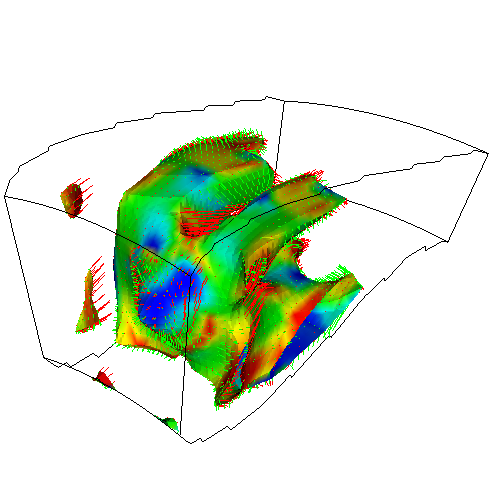

Recreate this plot in Python.
#!/usr/bin/env python

# Demonstrate vtkProgrammableAttributeDataFilter by computing the cosine
# of the angle between pressure gradient and velocity vector fields from
# a PLOT3D dataset, visualized with hedgehog glyphs and a dot product
# scalar field on a contour surface.

import math
import os

# Factory overrides
import vtkmodules.vtkInteractionStyle  # noqa: F401
import vtkmodules.vtkRenderingFreeType  # noqa: F401
import vtkmodules.vtkRenderingOpenGL2  # noqa: F401

from vtkmodules.vtkCommonCore import vtkFloatArray
from vtkmodules.vtkFiltersCore import (
    vtkContourFilter,
    vtkHedgeHog,
    vtkProbeFilter,
    vtkStructuredGridOutlineFilter,
)
from vtkmodules.vtkFiltersProgrammable import vtkProgrammableAttributeDataFilter
from vtkmodules.vtkIOParallel import vtkMultiBlockPLOT3DReader
from vtkmodules.vtkRenderingCore import (
    vtkActor,
    vtkPolyDataMapper,
    vtkRenderWindow,
    vtkRenderWindowInteractor,
    vtkRenderer,
)
from vtkmodules.vtkRenderingLOD import vtkLODActor

data_dir = os.environ.get("VPE_DATA_DIR", os.path.dirname(os.path.abspath(__file__)))

# Read the pressure gradient vector field
pl3d_gradient = vtkMultiBlockPLOT3DReader()
pl3d_gradient.SetXYZFileName(os.path.join(data_dir, "combxyz.bin"))
pl3d_gradient.SetQFileName(os.path.join(data_dir, "combq.bin"))
pl3d_gradient.SetScalarFunctionNumber(100)
pl3d_gradient.SetVectorFunctionNumber(210)
pl3d_gradient.Update()
pl3d_g_output = pl3d_gradient.GetOutput().GetBlock(0)

# Read the velocity vector field
pl3d_velocity = vtkMultiBlockPLOT3DReader()
pl3d_velocity.SetXYZFileName(os.path.join(data_dir, "combxyz.bin"))
pl3d_velocity.SetQFileName(os.path.join(data_dir, "combq.bin"))
pl3d_velocity.SetScalarFunctionNumber(100)
pl3d_velocity.SetVectorFunctionNumber(200)
pl3d_velocity.Update()
pl3d_v_output = pl3d_velocity.GetOutput().GetBlock(0)

# Contour the scalar field
contour = vtkContourFilter()
contour.SetInputData(pl3d_g_output)
contour.SetValue(0, 0.225)

# Probe gradient and velocity onto the contour surface
probe_gradient = vtkProbeFilter()
probe_gradient.SetInputConnection(contour.GetOutputPort())
probe_gradient.SetSourceData(pl3d_g_output)

probe_velocity = vtkProbeFilter()
probe_velocity.SetInputConnection(contour.GetOutputPort())
probe_velocity.SetSourceData(pl3d_v_output)

# Hedgehog for velocity field
velocity = vtkHedgeHog()
velocity.SetInputConnection(probe_velocity.GetOutputPort())
velocity.SetScaleFactor(0.0015)

# Hedgehog for pressure gradient field
pressure_gradient = vtkHedgeHog()
pressure_gradient.SetInputConnection(probe_gradient.GetOutputPort())
pressure_gradient.SetScaleFactor(0.00002)

# Programmable filter to compute dot product between the two vector fields.
# The def is required by vtkProgrammableAttributeDataFilter.SetExecuteMethod().
dot_product = vtkProgrammableAttributeDataFilter()
dot_product.SetInputConnection(probe_velocity.GetOutputPort())
dot_product.AddInput(probe_velocity.GetOutput())
dot_product.AddInput(probe_gradient.GetOutput())


def execute_dot():
    inputs = dot_product.GetInputList()
    input0 = inputs.GetDataSet(0)
    input1 = inputs.GetDataSet(1)
    num_pts = input0.GetNumberOfPoints()
    vectors0 = input0.GetPointData().GetVectors()
    vectors1 = input1.GetPointData().GetVectors()
    scalars = vtkFloatArray()
    for i in range(num_pts):
        v0x, v0y, v0z = vectors0.GetTuple3(i)
        v1x, v1y, v1z = vectors1.GetTuple3(i)
        l0 = math.sqrt(v0x * v0x + v0y * v0y + v0z * v0z)
        l1 = math.sqrt(v1x * v1x + v1y * v1y + v1z * v1z)
        if l0 > 0.0 and l1 > 0.0:
            d = (v0x * v1x + v0y * v1y + v0z * v1z) / (l0 * l1)
        else:
            d = 0.0
        scalars.InsertValue(i, d)
    dot_product.GetOutput().GetPointData().SetScalars(scalars)


dot_product.SetExecuteMethod(execute_dot)

# Velocity hedgehog mapper/actor
velocity_mapper = vtkPolyDataMapper()
velocity_mapper.SetInputConnection(velocity.GetOutputPort())
velocity_mapper.ScalarVisibilityOff()

velocity_actor = vtkLODActor()
velocity_actor.SetMapper(velocity_mapper)
velocity_actor.SetNumberOfCloudPoints(1000)
velocity_actor.GetProperty().SetColor(1, 0, 0)

# Pressure gradient hedgehog mapper/actor
pressure_gradient_mapper = vtkPolyDataMapper()
pressure_gradient_mapper.SetInputConnection(pressure_gradient.GetOutputPort())
pressure_gradient_mapper.ScalarVisibilityOff()

pressure_gradient_actor = vtkLODActor()
pressure_gradient_actor.SetMapper(pressure_gradient_mapper)
pressure_gradient_actor.SetNumberOfCloudPoints(1000)
pressure_gradient_actor.GetProperty().SetColor(0, 1, 0)

# Dot product mapper/actor
dot_mapper = vtkPolyDataMapper()
dot_mapper.SetInputConnection(dot_product.GetOutputPort())
dot_mapper.SetScalarRange(-1, 1)

dot_actor = vtkLODActor()
dot_actor.SetMapper(dot_mapper)
dot_actor.SetNumberOfCloudPoints(1000)

# Outline from the original dataset
pl3d = vtkMultiBlockPLOT3DReader()
pl3d.SetXYZFileName(os.path.join(data_dir, "combxyz.bin"))
pl3d.Update()
pl3d_output = pl3d.GetOutput().GetBlock(0)

outline = vtkStructuredGridOutlineFilter()
outline.SetInputData(pl3d_output)

outline_mapper = vtkPolyDataMapper()
outline_mapper.SetInputConnection(outline.GetOutputPort())

outline_actor = vtkActor()
outline_actor.SetMapper(outline_mapper)
outline_actor.GetProperty().SetColor(0, 0, 0)

# Renderer
renderer = vtkRenderer()
renderer.AddActor(outline_actor)
renderer.AddActor(velocity_actor)
renderer.AddActor(pressure_gradient_actor)
renderer.AddActor(dot_actor)
renderer.SetBackground(1, 1, 1)

# Window
render_window = vtkRenderWindow()
render_window.SetMultiSamples(0)
render_window.AddRenderer(renderer)
render_window.SetSize(500, 500)
render_window.SetWindowName("multidimensional solution")

# Scene
camera = renderer.GetActiveCamera()
camera.SetClippingRange(3.95297, 50)
camera.SetFocalPoint(9.71821, 0.458166, 29.3999)
camera.SetPosition(-21.6807, -22.6387, 35.9759)
camera.SetViewUp(-0.0158865, 0.293715, 0.955761)

# Interactor
interactor = vtkRenderWindowInteractor()
interactor.SetRenderWindow(render_window)

interactor.Initialize()
interactor.Start()
